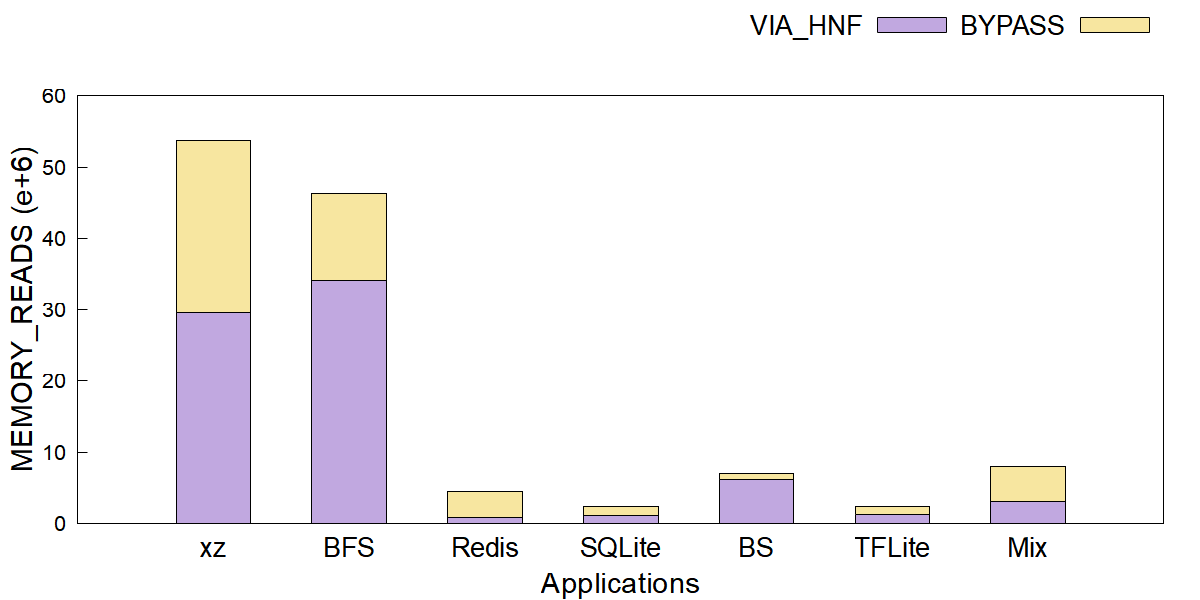

Write gnuplot code to recreate this figure.
# tile_mem_reads_stack.plt - stacked composition, one bar per application.
#
# Style mirrors the paper bar charts (image/*.plt) via
# tools/gen_fig_plts.py: Arial 16/22/20, opaque fill with
# black segment borders, key outside top right, full
# 4-side frame (border 15), tics only on left y / bottom
# x (nomirror), xrange [0:8] centers the 7 applications.
#
# Stacked bars need the linear axis: values / 1e6,
# ylabel (e+6), coarse integer tics (1/2/5 x 10^k).
# Segments stack bottom -> top in the key order;
# boxxyerror draws each segment from the cumulative sum
# of the segments below up to the cumulative including
# itself, so zero-height segments are skipped.
#
# Data: fig/tile_mem_reads_stack.dat (tools/path_data.py STACK_SPECS).
#
# Usage: gnuplot fig/tile_mem_reads_stack.plt   (from the repo root)

set terminal pngcairo size 1200,600 enhanced font 'Arial,16'
set output 'fig/tile_mem_reads_stack.png'

set ylabel 'MEMORY\_READS (e+6)' font 'Arial,22'
set xlabel 'Applications' font 'Arial,22'

set style fill solid border -1

set yrange [0:60]
set format y '%.0f'
set ytics 10

set border 15
set ytics nomirror
set xtics nomirror

set xtics ('xz' 1, 'BFS' 2, 'Redis' 3, 'SQLite' 4, 'BS' 5, 'TFLite' 6, 'Mix' 7) font ',20'
set xrange [0:8]

set tmargin 4
set key outside top right horizontal font 'Arial,20'

C0 = "#C1A8E0"   # VIA_HNF
C1 = "#F7E6A0"   # BYPASS

plot 'fig/tile_mem_reads_stack.dat' using ($0+1):((($2)) > (0) ? (($2))/1e6 : 1/0):(($0+1)-0.275):(($0+1)+0.275):(0/1e6):(($2)/1e6) with boxxyerror title 'VIA\_HNF' lc rgb C0, \
     '' using ($0+1):((($2+$3)) > (($2)) ? (($2+$3))/1e6 : 1/0):(($0+1)-0.275):(($0+1)+0.275):(($2)/1e6):(($2+$3)/1e6) with boxxyerror title 'BYPASS' lc rgb C1
